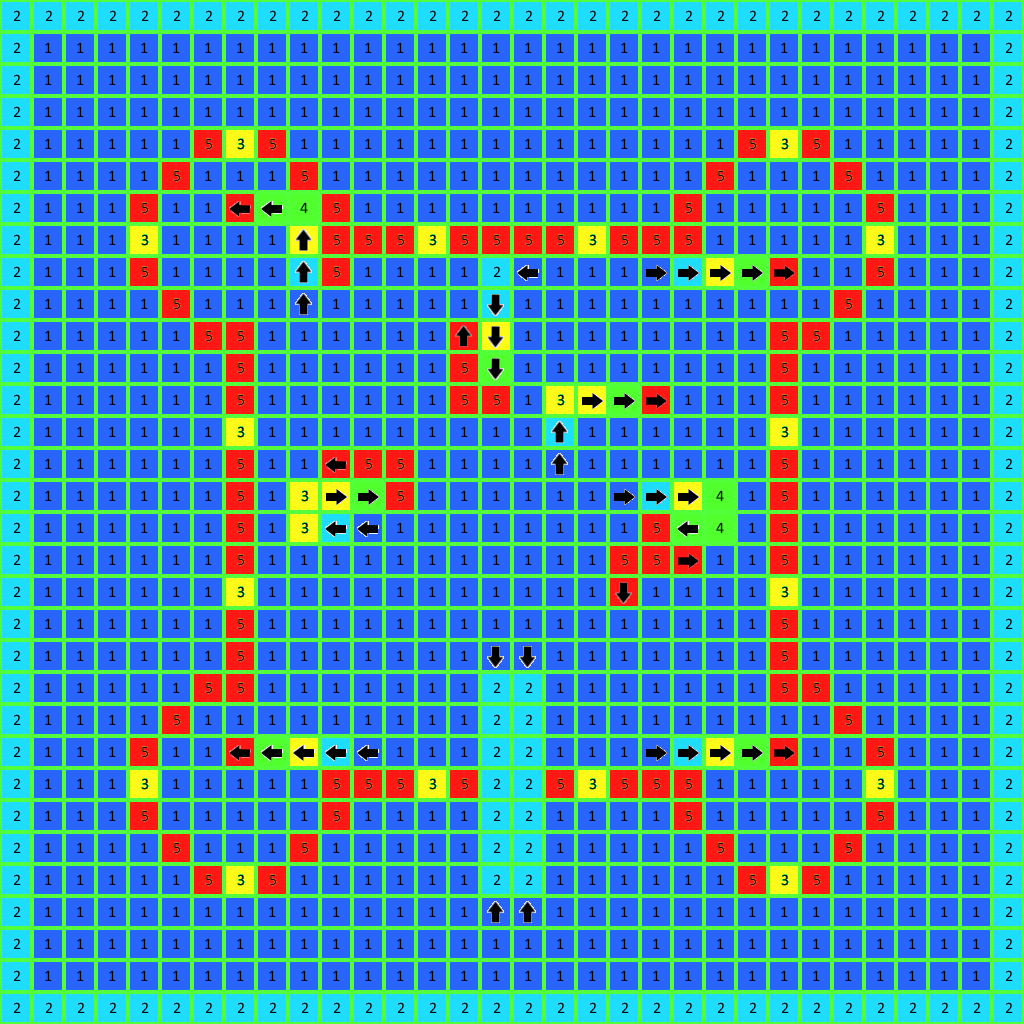

Tiled map render using the project's own tile images. Description and the map definition, with tile-layer contents summarised, below:
An orthogonal 32x32 tile map with 32x32 px tiles, 1 tile layer (Tile Layer 1), 4 hidden layers not drawn, 2 tilesets and 26 objects (16x Torch, 5x Light, 2x Rocket, SpeedBoost, Sword, ...).

<map version="1.0" orientation="orthogonal" width="32" height="32" tilewidth="32" tileheight="32">
 <tileset firstgid="1" name="TileMapLarge" tilewidth="32" tileheight="32">
  <image source="TileMapLarge.png" width="256" height="256" />
  <tile id="0">
   <properties>
    <property name="height" value="0" />
   </properties>
  </tile>
  <tile id="1">
   <properties>
    <property name="height" value="1" />
   </properties>
  </tile>
  <tile id="2">
   <properties>
    <property name="height" value="2" />
   </properties>
  </tile>
  <tile id="3">
   <properties>
    <property name="height" value="3" />
   </properties>
  </tile>
  <tile id="4">
   <properties>
    <property name="height" value="4" />
   </properties>
  </tile>
  <tile id="5">
   <properties>
    <property name="height" value="5" />
    <property name="solid" value="" />
   </properties>
  </tile>
  <tile id="8">
   <properties>
    <property name="height" value="0" />
    <property name="ramp" value="up" />
   </properties>
  </tile>
  <tile id="9">
   <properties>
    <property name="height" value="1" />
    <property name="ramp" value="up" />
   </properties>
  </tile>
  <tile id="10">
   <properties>
    <property name="height" value="2" />
    <property name="ramp" value="up" />
   </properties>
  </tile>
  <tile id="11">
   <properties>
    <property name="height" value="3" />
    <property name="ramp" value="up" />
   </properties>
  </tile>
  <tile id="12">
   <properties>
    <property name="height" value="4" />
    <property name="ramp" value="up" />
   </properties>
  </tile>
  <tile id="13">
   <properties>
    <property name="height" value="5" />
    <property name="ramp" value="up" />
   </properties>
  </tile>
  <tile id="16">
   <properties>
    <property name="height" value="0" />
    <property name="ramp" value="down" />
   </properties>
  </tile>
  <tile id="17">
   <properties>
    <property name="height" value="1" />
    <property name="ramp" value="down" />
   </properties>
  </tile>
  <tile id="18">
   <properties>
    <property name="height" value="2" />
    <property name="ramp" value="down" />
   </properties>
  </tile>
  <tile id="19">
   <properties>
    <property name="height" value="3" />
    <property name="ramp" value="down" />
   </properties>
  </tile>
  <tile id="20">
   <properties>
    <property name="height" value="4" />
    <property name="ramp" value="down" />
   </properties>
  </tile>
  <tile id="21">
   <properties>
    <property name="height" value="5" />
    <property name="ramp" value="down" />
   </properties>
  </tile>
  <tile id="24">
   <properties>
    <property name="height" value="0" />
    <property name="ramp" value="left" />
   </properties>
  </tile>
  <tile id="25">
   <properties>
    <property name="height" value="1" />
    <property name="ramp" value="left" />
   </properties>
  </tile>
  <tile id="26">
   <properties>
    <property name="height" value="2" />
    <property name="ramp" value="left" />
   </properties>
  </tile>
  <tile id="27">
   <properties>
    <property name="height" value="3" />
    <property name="ramp" value="left" />
   </properties>
  </tile>
  <tile id="28">
   <properties>
    <property name="height" value="4" />
    <property name="ramp" value="left" />
   </properties>
  </tile>
  <tile id="29">
   <properties>
    <property name="height" value="5" />
    <property name="ramp" value="left" />
   </properties>
  </tile>
  <tile id="32">
   <properties>
    <property name="height" value="0" />
    <property name="ramp" value="right" />
   </properties>
  </tile>
  <tile id="33">
   <properties>
    <property name="height" value="1" />
    <property name="ramp" value="right" />
   </properties>
  </tile>
  <tile id="34">
   <properties>
    <property name="height" value="2" />
    <property name="ramp" value="right" />
   </properties>
  </tile>
  <tile id="35">
   <properties>
    <property name="height" value="3" />
    <property name="ramp" value="right" />
   </properties>
  </tile>
  <tile id="36">
   <properties>
    <property name="height" value="4" />
    <property name="ramp" value="right" />
   </properties>
  </tile>
  <tile id="37">
   <properties>
    <property name="height" value="5" />
    <property name="ramp" value="right" />
   </properties>
  </tile>
 </tileset>
 <tileset firstgid="65" name="textileset" tilewidth="32" tileheight="32">
  <image source="textileset.png" width="96" height="96" />
  <tile id="0">
   <properties>
    <property name="filename" value="ornate1.jpg" />
   </properties>
  </tile>
  <tile id="1">
   <properties>
    <property name="filename" value="greenmarbe.jpg" />
   </properties>
  </tile>
  <tile id="2">
   <properties>
    <property name="filename" value="rocks.jpg" />
   </properties>
  </tile>
  <tile id="3">
   <properties>
    <property name="filename" value="zellige.jpg" />
   </properties>
  </tile>
  <tile id="4">
   <properties>
    <property name="filename" value="ornate2.jpg" />
    <property name="normal" value="ornate2_normal.jpg" />
   </properties>
  </tile>
  <tile id="6">
   <properties>
    <property name="filename" value="darkWoodTex.png" />
   </properties>
  </tile>
  <tile id="7">
   <properties>
    <property name="filename" value="stonefloor.png" />
   </properties>
  </tile>
  <tile id="8">
   <properties>
    <property name="filename" value="floor.png" />
   </properties>
  </tile>
 </tileset>
 <layer name="Tile Layer 1" width="32" height="32">
  <data>[1024 cells, 1024 non-empty, 24 distinct tile ids]</data>
 </layer>
 <objectgroup name="objects" width="32" height="32">
  <object name="Light" x="784" y="209">
   <properties>
    <property name="color" value="2" />
    <property name="height" value="3" />
   </properties>
  </object>
  <object name="Light" x="240" y="272">
   <properties>
    <property name="color" value="4" />
    <property name="height" value="3" />
   </properties>
  </object>
  <object name="Light" x="239" y="815">
   <properties>
    <property name="color" value="2" />
    <property name="height" value="3" />
   </properties>
  </object>
  <object name="Light" x="784" y="815">
   <properties>
    <property name="color" value="4" />
    <property name="height" value="3" />
   </properties>
  </object>
  <object name="Light" x="505" y="506">
   <properties>
    <property name="color" value="3" />
    <property name="height" value="3" />
   </properties>
  </object>
  <object name="Torch" x="399" y="805">
   <properties>
    <property name="W" value="" />
    <property name="color" value="1" />
    <property name="height" value="2" />
   </properties>
  </object>
  <object name="Torch" x="625" y="805">
   <properties>
    <property name="W" value="" />
    <property name="color" value="1" />
    <property name="height" value="2" />
   </properties>
  </object>
  <object name="Torch" x="623" y="262">
   <properties>
    <property name="W" value="" />
    <property name="color" value="1" />
    <property name="height" value="2" />
   </properties>
  </object>
  <object name="Torch" x="399" y="262">
   <properties>
    <property name="W" value="" />
    <property name="color" value="1" />
    <property name="height" value="2" />
   </properties>
  </object>
  </objectgroup>
 <layer name="Tile Layer 2" width="32" height="32" visible="0" opacity="0.6">
  <data>[1024 cells, 1024 non-empty, 9 distinct tile ids]</data>
 </layer>
 <layer name="Texture Layer 1" width="32" height="32" visible="0" opacity="0.62">
  <data>[1024 cells, 430 non-empty, 5 distinct tile ids]</data>
 </layer>
 <layer name="Texture Layer 2" width="32" height="32" visible="0">
  <data>[1024 cells, 22 non-empty, 1 distinct tile ids]</data>
 </layer>
 <layer name="Wall Texture Layer 1" width="32" height="32" visible="0" opacity="0.61">
  <data>[1024 cells, 54 non-empty, 4 distinct tile ids]</data>
 </layer>
</map>
<!-- 17 of 26 objects omitted -->
